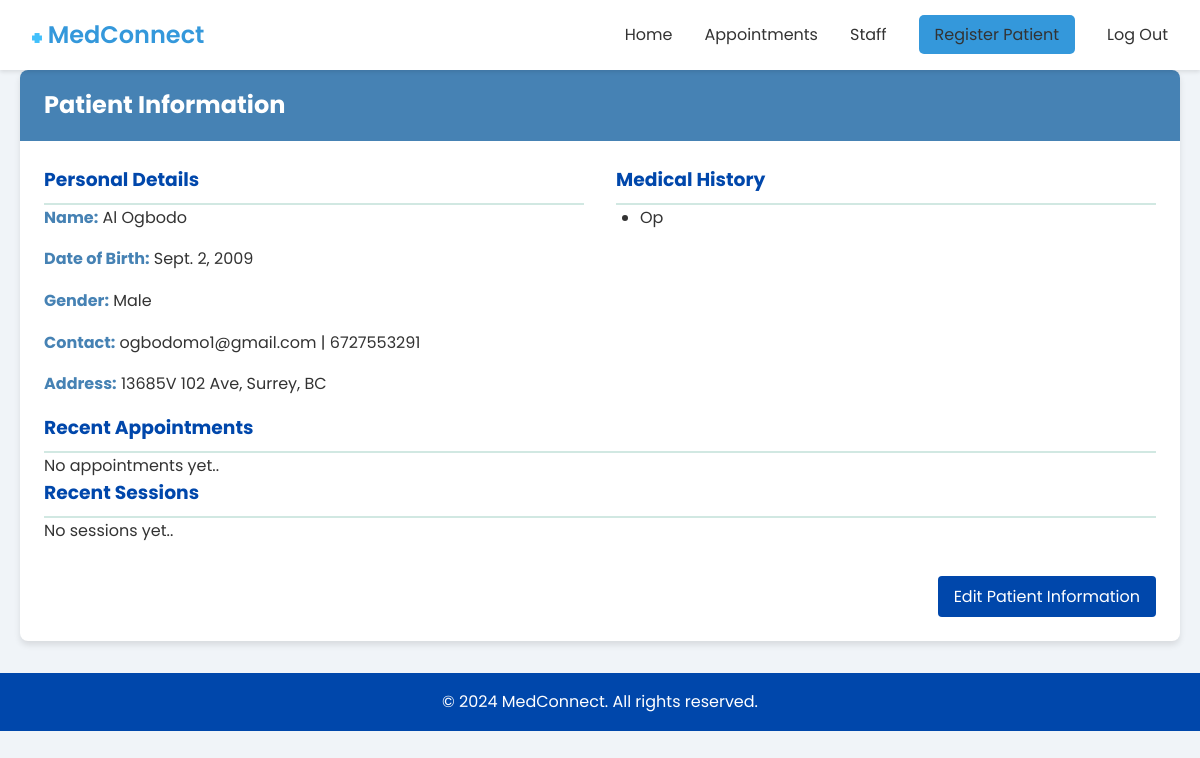
Page /patient_view/4/ (signed in) on the earlier database version.
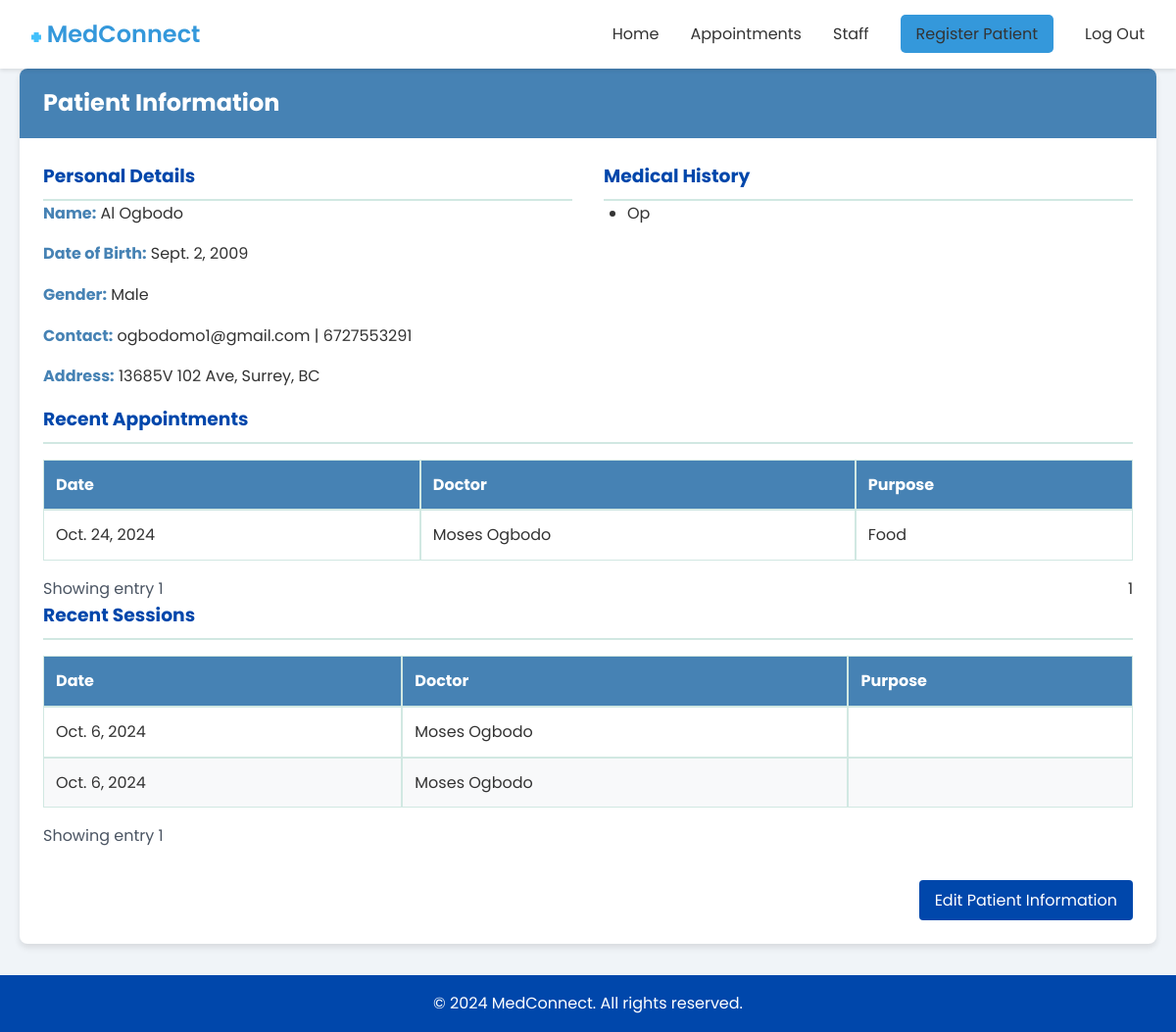
Same page on the later database version.
### medconnect_core/models.py (models this page shows, shortened)
class Appointment(models.Model):
        patient = models.ForeignKey(PatientProfile,limit_choices_to={'is_staff':False}, on_delete=models.CASCADE, null=True)
        date=models.DateField(default=datetime.datetime.today)
        time = models.TimeField(default=datetime.datetime.today)
        purpose = models.TextField(max_length=100, null=True)
        doctor=models.ForeignKey(PatientProfile,related_name="doctor" ,on_delete=models.CASCADE,limit_choices_to={'status':"Doctor"}, null=True)
        status = models.CharField(max_length=20, choices=[
            ('SCHEDULED', 'Scheduled'),
            ('CANCELLED', 'Cancelled'),
            ('COMPLETED', 'Completed')
        ], default='SCHEDULED')
        created_at = models.DateTimeField(auto_now_add=True)
        def __str__(self):
            return self.purpose

class PatientProfile(models.Model):
    user = models.OneToOneField(User, on_delete=models.CASCADE,null=True)
    date_of_birth = models.DateField(blank=True, null=True)
    gender = models.CharField(max_length=10, choices=[('Male', 'Male'), ('Female', 'Female')], blank=True, null=True)
    blood_type = models.CharField(max_length=2, choices=[('AA', 'AA'), ('AS', 'AS'), ('SS', 'SS')], blank=True, null=True)
    phone_number = models.CharField(max_length=15, blank=True, null=True)
    address = models.TextField(blank=True, null=True)
    emergency_contact_name = models.CharField(max_length=100, blank=True, null=True)
    emergency_contact_number = models.CharField(max_length=15, blank=True, null=True)
    allergies = models.CharField(max_length=255, blank=True, null=True)
    medical_history = models.TextField(blank=True, null=True)
    current_medications = models.TextField(blank=True, null=True)
    insurance_provider = models.CharField(max_length=100, blank=True, null=True)
    insurance_policy_number = models.CharField(max_length=100, blank=True, null=True)
    additional_information = models.TextField(blank=True, null=True)
    next_of_kin = models.CharField(max_length=100, blank=True, null=True)
    marital_status = models.CharField(max_length=10, choices=[('Single', 'Single'), ('Married', 'Married'), ('Divorced', 'Divorced')], blank=True, null=True)
    occupation = models.CharField(max_length=100, blank=True, null=True)
    smoking_status = models.CharField(max_length=100, blank=True, null=True)
    alcohol_consumption = models.CharField(max_length=100, blank=True, null=True)
    is_staff=models.BooleanField(null=True,default=False)
    status= models.CharField(null=True, max_length=100,choices=[
        ('Patient', "Patient")  ,
          ('Doctor', "Doctor"),
          ('Admin', "Admin"),
        ('Nurse', "Nurse")
    ],default="Nurse", blank=True)
    def __str__(self):
        return f"{self.user.first_name} {self.user.last_name}"

class session(models.Model):
    doctor = models.ForeignKey(PatientProfile,limit_choices_to={'is_staff':True}, on_delete=models.CASCADE,null=True)
    patient = models.ForeignKey(PatientProfile,related_name="patient",limit_choices_to={'is_staff':False}, on_delete=models.CASCADE, null=True, blank=True)
    notes=models.TextField(null=True)
    medication = models.TextField()
    dosage = models.CharField(max_length=100)
    instructions = models.TextField()
    date=date=models.DateField(default=datetime.datetime.today)
    time=models.ForeignKey(Time_Slot, on_delete=models.CASCADE,null=True)

### medconnect_core/views.py (the view)
# urls.py: path("patient_view/<int:id>/", patient_view, name="patient_view"),
def patient_view (request,id):
    if request.user.is_authenticated:
        appointment = Appointment.objects.filter(patient__user__id=id)
        print(appointment)
        patient=PatientProfile.objects.get(user__id=id)
        sessions=session.objects.filter(patient__user__id=id)
        a=Paginator(appointment,6)
        s=Paginator(sessions,6)
        page_number=request.GET.get('page')#get current page
        try:
                appointment=a.get_page(page_number)#gets and returns current page
                sessions=s.get_page(page_number)#gets and returns current page
        except PageNotAnInteger:
                appointment=a.page(1)#if pnumber isnt int assign to firstpaage
                sessions=s.page(1)
        except EmptyPage:
                appointment=a.page(a.num_pages)
                sessions=s.page(s.num_pages)
        return render(request, "core/patient_view.html", {"patient":patient,'appointments':appointment,'sessions':sessions})
    else:
        messages.success(request, "Please login first")
        return redirect("staff_login")

### medconnect_core/templates/core/patient_view.html (shortened to what the changed rows need)
<!DOCTYPE html>
<html lang="en">
<head>
</head>
<body>
    {% include "core/nav.html" %}
    <main class="container">
        <div class="card">
            <div class="card-header">
                <h2>Patient Information</h2>
            </div>
            <div class="card-body">
                <div style="overflow-x: auto;">
                    {% if appointments %}
                    <table>
                        <thead>
                            <tr>
                                <th>Date</th>
                                <th>Doctor</th>
                                <th>Purpose</th>
                            </tr>
                        </thead>
                        <tbody>
                            {% for appointment in appointments %}
                            <tr>
                                <td>{{appointment.date}}</td>
                                <td>{{appointment.doctor}}</td>
                                <td>{{appointment.purpose}}</td>
                            </tr>
                            {% endfor %}
                        </tbody>
                    </table>
                    <div class="pagination">
                        <div class="pagination-info">
                            <span>Showing entry {{appointments.number}} </span>
                        </div>
                        <div class="pagination-buttons">
                                   <span>{{appointments.number}}</span>
                        </div>
                    </div>
                    {% else %}
                    <div>No appointments yet..</div>
                    {% endif %}
                </div>
                <div style="overflow-x: auto;">
                    {% if sessions %}
                    <table>
                        <thead>
                            <tr>
                                <th>Date</th>
                                <th>Doctor</th>
                                <th>Purpose</th>
                            </tr>
                        </thead>
                        <tbody>
                            {% for session in sessions %}
                            <tr>
                                <td>{{session.date}}</td>
                                <td>{{session.doctor}}</td>
                                <td>{{session.purpose}}</td>
                            </tr>
                            {% endfor %}
                        </tbody>
                    </table>
                    <div class="pagination">
                        <div class="pagination-info">
                            <span>Showing entry {{sessions.number}} </span>
                        </div>
                    </div>
                    {% else %}
                    <div>No sessions yet..</div>
                    {% endif %}
                </div>
            </div>
        </div>
    </main>
</body>
</html>

Differences in the rows shown:
added Appointment: date "Oct. 24, 2024", doctor "Moses Ogbodo", purpose "Food"
added session: date "Oct. 6, 2024", doctor "Moses Ogbodo"
added session: date "Oct. 6, 2024", doctor "Moses Ogbodo"
Other differences:
{{ appointments.number }}: (not shown) → "1"
{{ sessions.number }}: (not shown) → "1"
text no longer shown: "No appointments yet.. No sessions yet.."
text now shown: "Date Doctor Purpose Showing entry Date Doctor Purpose Showing entry"
